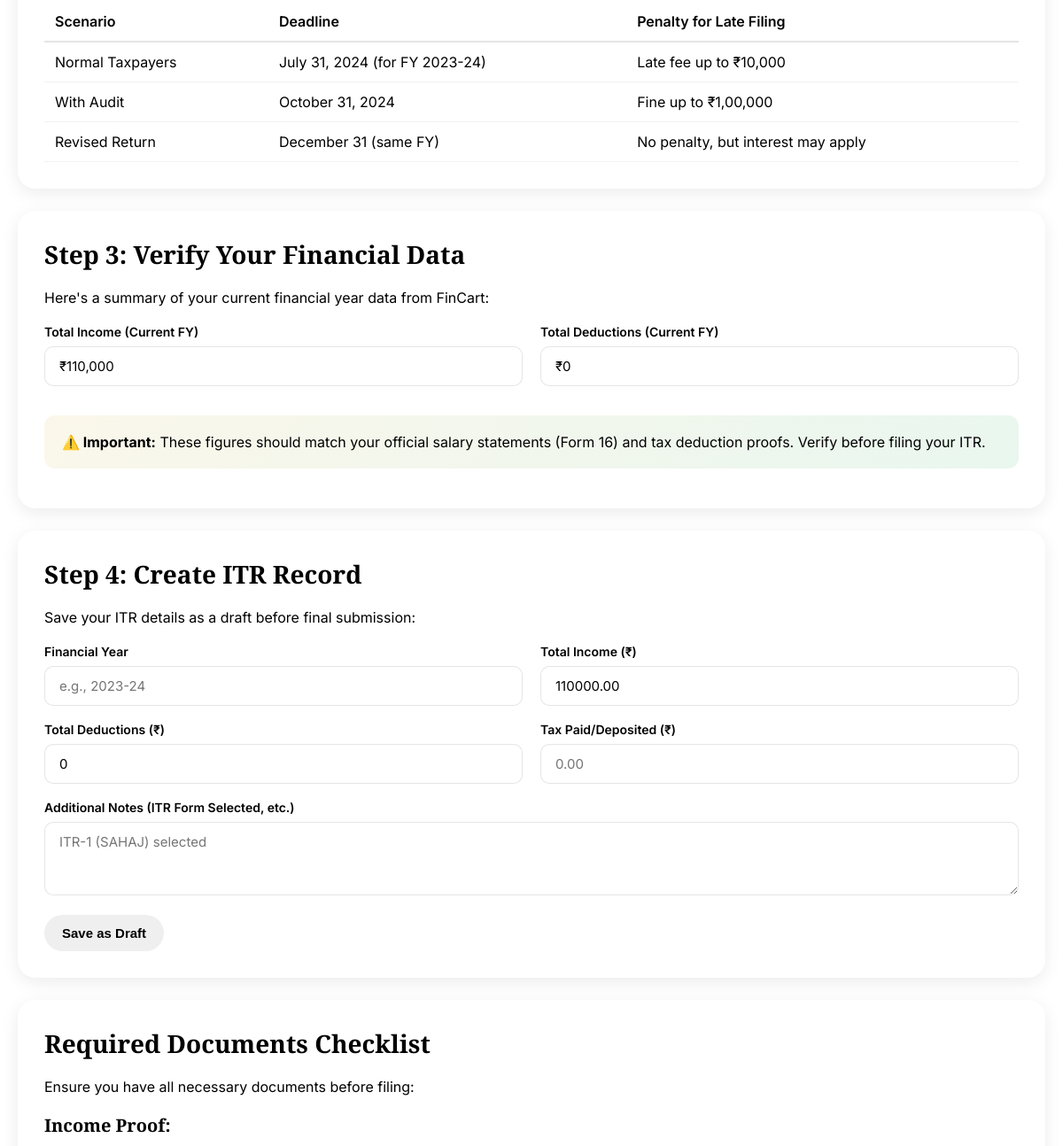
/itr_preparation.php (signed in, middle part), run on an earlier commit of the app's database.
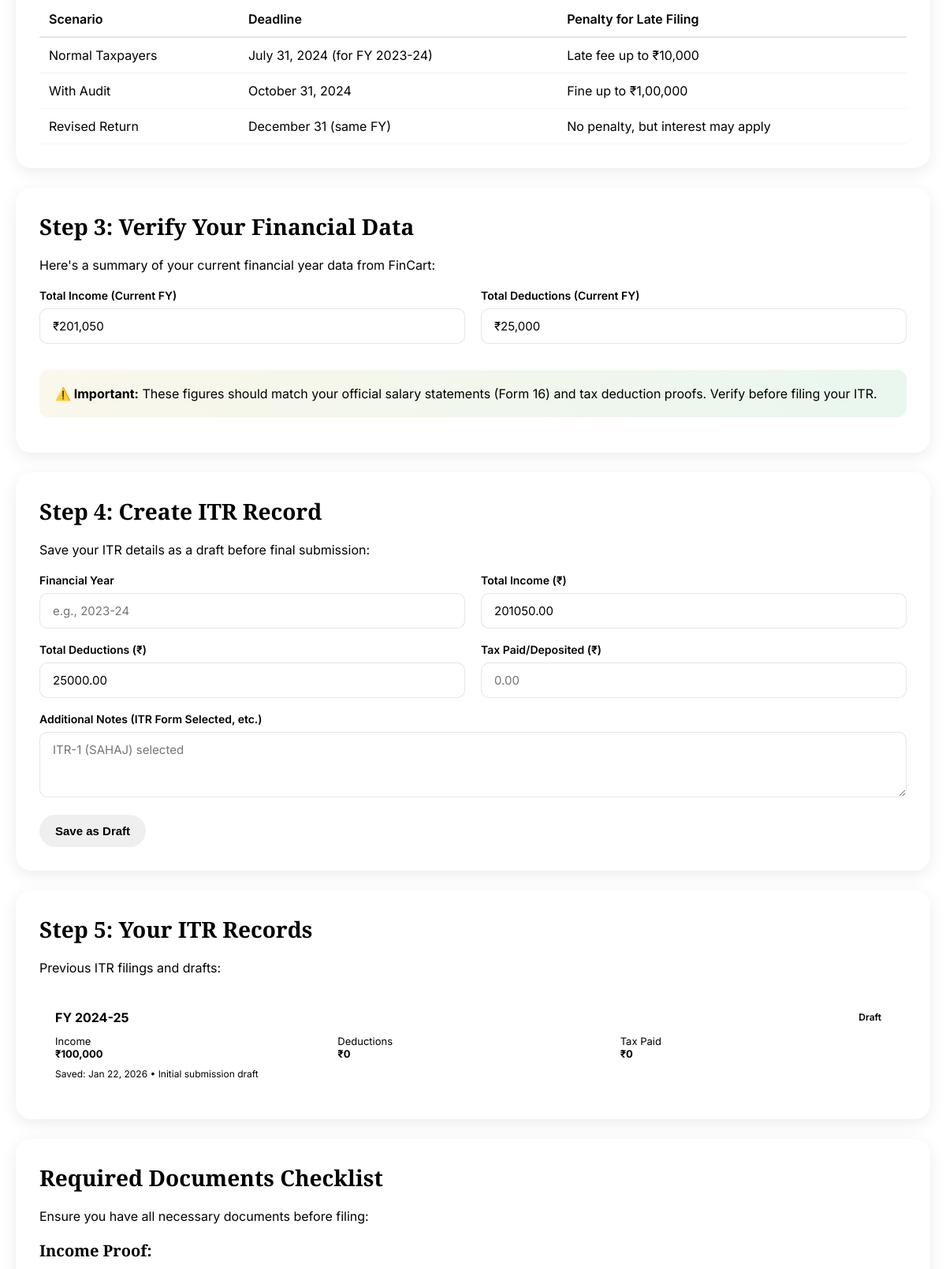
And on a later commit of the database.
### tables this page shows
CREATE TABLE IF NOT EXISTS `itr_submissions` (
  `id` int NOT NULL AUTO_INCREMENT,
  `user_id` int NOT NULL,
  `financial_year` varchar(20) NOT NULL,
  `total_income` decimal(15,2) NOT NULL,
  `total_deductions` decimal(15,2) DEFAULT '0.00',
  `tax_paid` decimal(15,2) DEFAULT '0.00',
  `submission_notes` text,
  `status` varchar(50) DEFAULT 'Draft',
  `submission_date` timestamp NULL DEFAULT CURRENT_TIMESTAMP,
  PRIMARY KEY (`id`),
  KEY `user_id` (`user_id`),
  CONSTRAINT `fk_itr_user` FOREIGN KEY (`user_id`) REFERENCES `users` (`id`) ON DELETE CASCADE
);

### itr_preparation.php (the view, shortened to what the changed rows need)
<?php
include "db.php";
$user_id = $_SESSION['user_id'];
$itr_sql = "SELECT * FROM itr_submissions WHERE user_id = ? ORDER BY financial_year DESC";
$itr_stmt = $conn->prepare($itr_sql);
$itr_stmt->bind_param("i", $user_id);
$itr_stmt->execute();
$itr_result = $itr_stmt->get_result();
$itr_records = [];
while ($row = $itr_result->fetch_assoc()) {
    $itr_records[] = $row;
}
$current_year = date('Y');
$income_sql = "SELECT SUM(amount) as total FROM transactions WHERE user_id = ? AND type = 'income' AND YEAR(date) = ?";
$income_stmt = $conn->prepare($income_sql);
$income_stmt->bind_param("ii", $user_id, $current_year);
$income_stmt->execute();
$income_result = $income_stmt->get_result();
$income_row = $income_result->fetch_assoc();
$current_income = $income_row['total'] ?? 0;
$deduction_sql = "SELECT SUM(amount) as total FROM tax_deductions WHERE user_id = ? AND YEAR(deduction_date) = ?";
$deduction_stmt = $conn->prepare($deduction_sql);
$deduction_stmt->bind_param("ii", $user_id, $current_year);
$deduction_stmt->execute();
$deduction_result = $deduction_stmt->get_result();
$deduction_row = $deduction_result->fetch_assoc();
$current_deductions = $deduction_row['total'] ?? 0;
$filing_deadlines = [
    ['scenario' => 'Normal Taxpayers', 'deadline' => 'July 31, 2024 (for FY 2023-24)', 'penalty' => 'Late fee up to ₹10,000'],
    ['scenario' => 'With Audit', 'deadline' => 'October 31, 2024', 'penalty' => 'Fine up to ₹1,00,000'],
    ['scenario' => 'Revised Return', 'deadline' => 'December 31 (same FY)', 'penalty' => 'No penalty, but interest may apply'],
];
?>
<!DOCTYPE html>
<html lang="en">
<head>
</head>
<body>
    <div class="container">
        <div class="card">
            <table class="deadline-table">
                <thead>
                    <tr>
                        <th>Scenario</th>
                        <th>Deadline</th>
                        <th>Penalty for Late Filing</th>
                    </tr>
                </thead>
                <tbody>
                    <?php foreach ($filing_deadlines as $deadline): ?>
                        <tr>
                            <td><?php echo htmlspecialchars($deadline['scenario']); ?></td>
                            <td><?php echo htmlspecialchars($deadline['deadline']); ?></td>
                            <td><?php echo htmlspecialchars($deadline['penalty']); ?></td>
                        </tr>
                    <?php endforeach; ?>
                </tbody>
            </table>
        </div>
        <div class="card">
            <h2>Step 3: Verify Your Financial Data</h2>
            <div class="form-row">
                <div class="form-group">
                    <label>Total Income (Current FY)</label>
                    <input type="text" value="₹<?php echo number_format($current_income, 0); ?>" readonly style="background: var(—off-white);">
                </div>
                <div class="form-group">
                    <label>Total Deductions (Current FY)</label>
                    <input type="text" value="₹<?php echo number_format($current_deductions, 0); ?>" readonly style="background: var(—off-white);">
                </div>
            </div>
        </div>
        <div class="card">
            <h2>Step 4: Create ITR Record</h2>
            <form method="POST">
                <div class="form-row">
                    <div class="form-group">
                        <label for="total_income">Total Income (₹)</label>
                        <input type="number" id="total_income" name="total_income" value="<?php echo $current_income; ?>" step="0.01" min="0" required>
                    </div>
                </div>
                <div class="form-row">
                    <div class="form-group">
                        <label for="total_deductions">Total Deductions (₹)</label>
                        <input type="number" id="total_deductions" name="total_deductions" value="<?php echo $current_deductions; ?>" step="0.01" min="0" required>
                    </div>
                </div>
            </form>
        </div>
        <?php if (count($itr_records) > 0): ?>
            <div class="card">
                <h2>Step 5: Your ITR Records</h2>
                <p style="color: var(—text-light); margin-bottom: 20px;">
                    Previous ITR filings and drafts:
                </p>
                <div class="itr-records">
                    <?php foreach ($itr_records as $record): ?>
                        <div class="itr-record <?php echo strtolower($record['status']); ?>">
                            <div class="record-header">
                                <span class="record-year">FY <?php echo htmlspecialchars($record['financial_year']); ?></span>
                                <span class="record-status status-<?php echo strtolower($record['status']); ?>">
                                    <?php echo htmlspecialchars($record['status']); ?>
                                </span>
                            </div>
                            <div class="record-details">
                                <div class="detail-item">
                                    <div class="detail-label">Income</div>
                                    <div class="detail-value">₹<?php echo number_format($record['total_income'], 0); ?></div>
                                </div>
                                <div class="detail-item">
                                    <div class="detail-label">Deductions</div>
                                    <div class="detail-value">₹<?php echo number_format($record['total_deductions'], 0); ?></div>
                                </div>
                                <div class="detail-item">
                                    <div class="detail-label">Tax Paid</div>
                                    <div class="detail-value">₹<?php echo number_format($record['tax_paid'], 0); ?></div>
                                </div>
                            </div>
                            <div style="margin-top: 10px; color: var(—text-light); font-size: 12px;">
                                Saved: <?php echo date('M d, Y', strtotime($record['submission_date'])); ?>
                                <?php if (!empty($record['submission_notes'])): ?>
                                    • <?php echo htmlspecialchars($record['submission_notes']); ?>
                                <?php endif; ?>
                            </div>
                        </div>
                    <?php endforeach; ?>
                </div>
            </div>
        <?php endif; ?>
        <div class="card">
            <h2>Required Documents Checklist</h2>
        </div>
    </div>
</body>
</html>

What changed in the data, as far as the page shows it:
added itr_submissions: financial_year "2024-25", status "Draft", total_income "100,000", total_deductions "0", tax_paid "0", submission_date "Jan 22, 2026", submission_notes "Initial submission draft"
Also different on the page:
form field value: "₹110,000" → "₹201,050"
form field value: "₹0" → "₹25,000"
form field total_income: "110000.00" → "201050.00"
form field total_deductions: "0" → "25000.00"
text now shown: "Step 5: Your ITR Records Previous ITR filings and drafts:"
